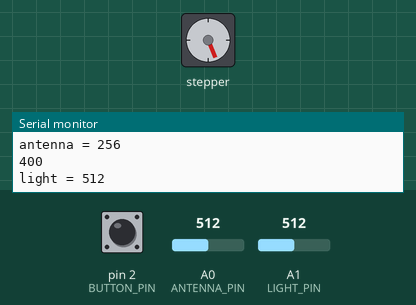
Bench run of a sketch on a simulated Arduino Uno, built with avr-gcc and run on an emulated ATmega328P. On the bench: stepper motor, the last lines printed to the serial monitor. Inputs (shaded band) come from the test bench; at power-on: pin 2 (BUTTON_PIN) LOW, A0 (ANTENNA_PIN) = 512, A1 (LIGHT_PIN) = 512. Stepper angles assume 200 steps per turn.

Above: at 1.3 s.
1.4 s: pin 2 (BUTTON_PIN) pulled HIGH for 3.2 s
At 5.25 s:
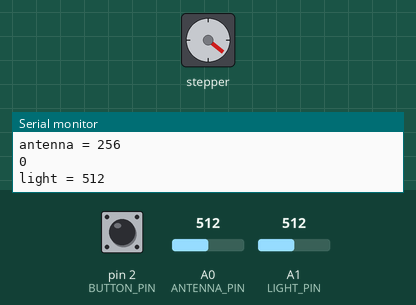
7.2 s: A0 (ANTENNA_PIN) set to 122
At 7.68 s:
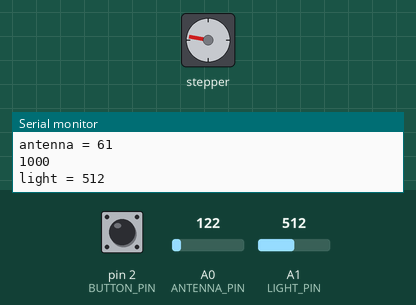
10.2 s: A1 (LIGHT_PIN) set to 94
13.2 s: A1 (LIGHT_PIN) set to 85
At 13.7 s:
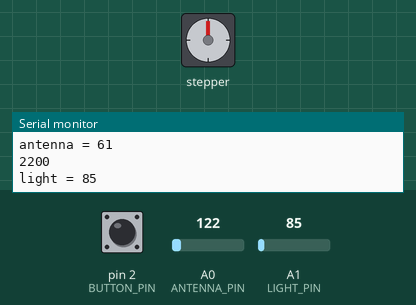
14.7 s: A1 (LIGHT_PIN) set to 122
At 14.86 s:
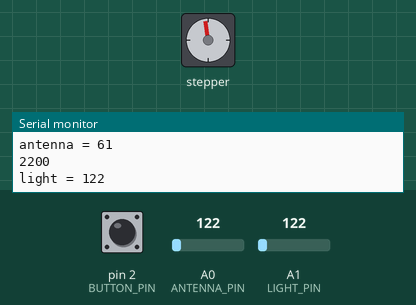
17.7 s: A0 (ANTENNA_PIN) set to 306
Timing chart, 0 to 21.7 s (numbered marks = the images above; inputs shaded):
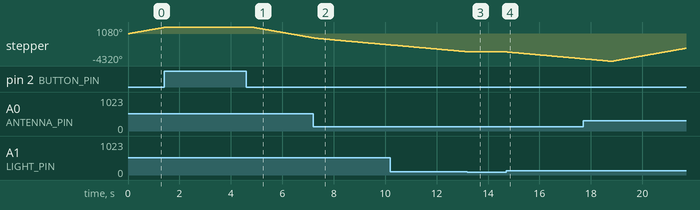

Measured:
- the behaviour switches between 90 and 89 on A1 (LIGHT_PIN) (found by bisection; images 2 and 3)
- after the input at 13.2 s, stepper: goes on until 13.3 s, then stays -2880°
- after the input at 14.7 s, stepper: keeps turning counter-clockwise at about 365°/s, starting at once

The sketch:

exhibition.ino
```cpp
//button is for switching direction so that the robot does not stretch or squish too much
#define BUTTON_PIN 2
#define ANTENNA_PIN A0
#define LIGHT_PIN A1

// Include the Arduino Stepper Library
#include <Stepper.h>

const int max_speed = 120;
const int min_speed = 20;
const int proxim = 90; //calibrated based on the environment

// Number of steps per output rotation
const int stepsPerRevolution = 200;
const int limit = 3000;
int stepped = 0;
int dir = 1;
int ant = 0;
int dist = 0;

// Create Instance of Stepper library
Stepper myStepper(stepsPerRevolution, 12, 11, 10, 9);

void setup()
{
  pinMode(BUTTON_PIN, INPUT);
  myStepper.setSpeed(80);
  // initialize the serial port:
  Serial.begin(9600);
}

void loop()
{
  ant = analogRead(ANTENNA_PIN)/2;
  Serial.print("antenna = ");
  Serial.println(ant);
  Serial.println(stepped);
  Serial.print("light = ");
  dist = analogRead(LIGHT_PIN);
  Serial.println(dist);

  if(ant < min_speed) {
    myStepper.setSpeed(min_speed);
  } else if(ant > max_speed) {
    myStepper.setSpeed(max_speed);
  } else {
    myStepper.setSpeed(ant);
  }

  if (digitalRead(BUTTON_PIN)) {
    Serial.println("pressed");
    delay(40);
    while (digitalRead(BUTTON_PIN));
    dir *= -1;
    stepped = 0;
    delay(200);
  } else {
    if(dist >= proxim) {
      if(stepped < limit) {
        myStepper.step(stepsPerRevolution * dir);
        stepped += stepsPerRevolution;
      } else {
        dir *= -1;
        stepped = 0;
        delay(200);
      }
    }
  }
}
```
